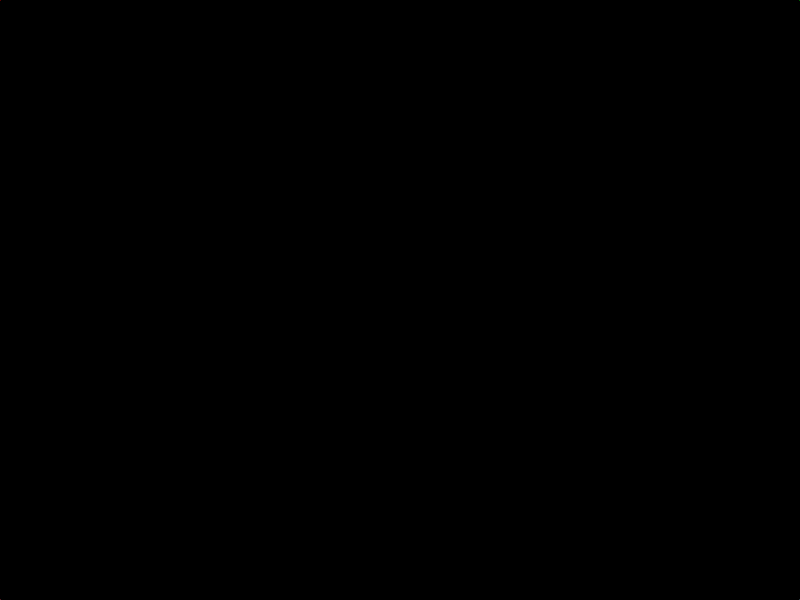
Frame 1 (no input)
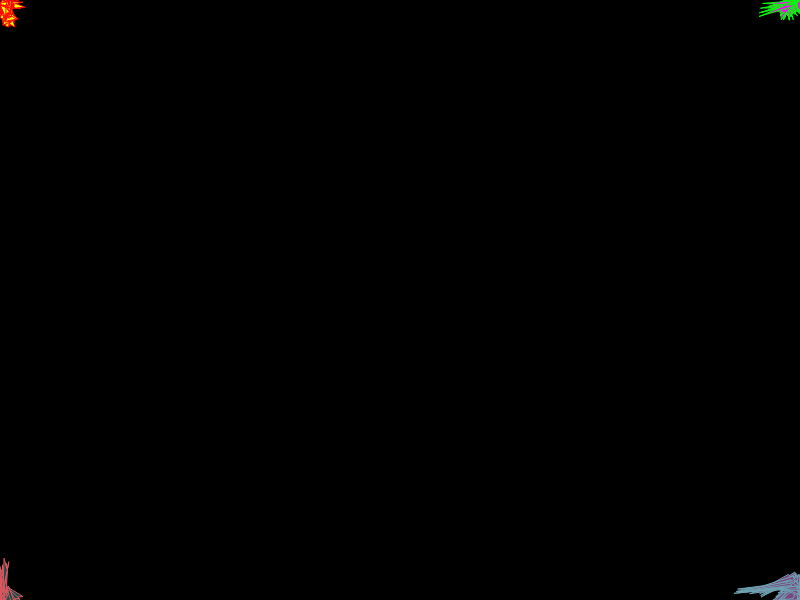
Frame 60 (no input)
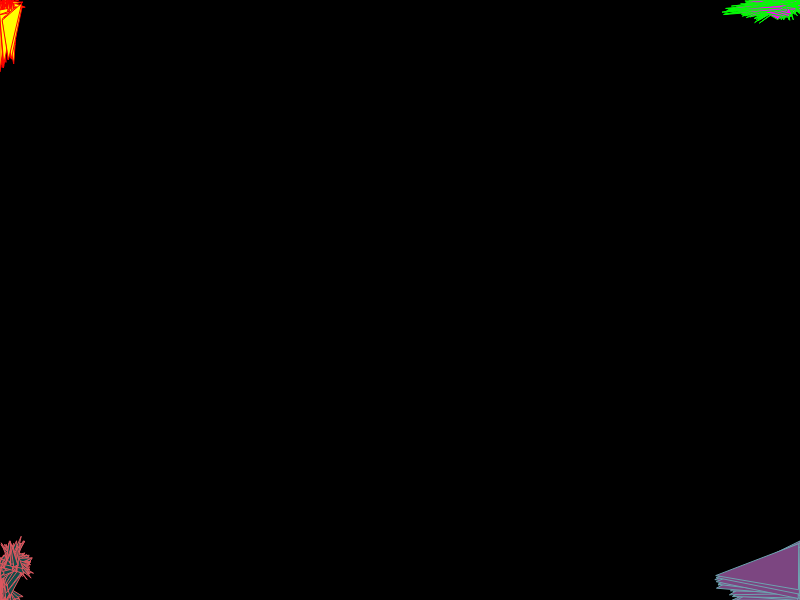
Frame 120 (the mouse pressed at the canvas centre since frame 60)

The p5.js sketch that drew these frames (run headless with seeded random() and noise() and a simulated clock; from frame 60 on, the mouse is pressed at the canvas centre):

// p5.js sketch
// ── sketch.js
function setup(){
  createCanvas(800,600); // Creates canvas sized 600x800
  background(0); // Creates a Black background
  frameRate(60);
}

let tri;
tri1 = {
  side1x: 0,
  side1y: 0,
  side2x: 0,
  side2y : 0,
  side3x : 0,
  side3y : 0
};
tri2 = {
  side1x: 800,
  side1y: 0,
  side2x: 800,
  side2y : 0,
  side3x : 800,
  side3y : 0
};
tri3 = {
  side1x: 0,
  side1y: 600,
  side2x: 0,
  side2y : 600,
  side3x : 0,
  side3y : 600
};
tri4 = {
  side1x: 800,
  side1y: 600,
  side2x: 800,
  side2y : 600,
  side3x : 800,
  side3y : 600
};



function draw(){
  // text( tri.side1x, 20, 80 );
  // text( tri.side1y , 20, 100 );
  // text( tri.side2x, 20, 120 );
  // text( tri.side2y , 20, 140 );
  // text( tri.side2x, 20, 160 );
  // text( tri.side3y , 20, 180 );

    stroke(255,0,0);
    fill(255,255,0);

    triangle(tri1.side1x, tri1.side1y, tri1.side2x, tri1.side2y,tri1.side3x, tri1.side3y);

    tri1.side1x = constrain(tri1.side1x + random(-5,5),0,800);
    tri1.side1y = constrain(tri1.side1y + random(-5,5),0,600);
    tri1.side2x = constrain(tri1.side2x + random(-5,5),0,800);
    tri1.side2y = constrain(tri1.side2y + random(-5,5),0,600);
    tri1.side3x = constrain(tri1.side3x + random(-5,5),0,800);
    tri1.side3y = constrain(tri1.side3y + random(-5,5),0,600);

    stroke(0,255,0);
    fill(255,0,255);

    triangle(tri2.side1x, tri2.side1y, tri2.side2x, tri2.side2y,tri2.side3x, tri2.side3y);

    tri2.side1x = constrain(tri2.side1x + random(-5,5),0,800);
    tri2.side1y = constrain(tri2.side1y + random(-5,5),0,600);
    tri2.side2x = constrain(tri2.side2x + random(-5,5),0,800);
    tri2.side2y = constrain(tri2.side2y + random(-5,5),0,600);
    tri2.side3x = constrain(tri2.side3x + random(-5,5),0,800);
    tri2.side3y = constrain(tri2.side3y + random(-5,5),0,600);


  stroke(222,87,95);
  fill(15,76,73);

  triangle(tri3.side1x, tri3.side1y, tri3.side2x, tri3.side2y,tri3.side3x, tri3.side3y);

  tri3.side1x = constrain(tri3.side1x + random(-5,5),0,800);
  tri3.side1y = constrain(tri3.side1y + random(-5,5),0,600);
  tri3.side2x = constrain(tri3.side2x + random(-5,5),0,800);
  tri3.side2y = constrain(tri3.side2y + random(-5,5),0,600);
  tri3.side3x = constrain(tri3.side3x + random(-5,5),0,800);
  tri3.side3y = constrain(tri3.side3y + random(-5,5),0,600);

  fill(124,70,129);
  stroke(109,163,176);

  triangle(tri4.side1x, tri4.side1y, tri4.side2x, tri4.side2y,tri4.side3x, tri4.side3y);

  tri4.side1x = constrain(tri4.side1x + random(-5,5),0,800);
  tri4.side1y = constrain(tri4.side1y + random(-5,5),0,600);
  tri4.side2x = constrain(tri4.side2x + random(-5,5),0,800);
  tri4.side2y = constrain(tri4.side2y + random(-5,5),0,600);
  tri4.side3x = constrain(tri4.side3x + random(-5,5),0,800);
  tri4.side3y = constrain(tri4.side3y + random(-5,5),0,600);




}
